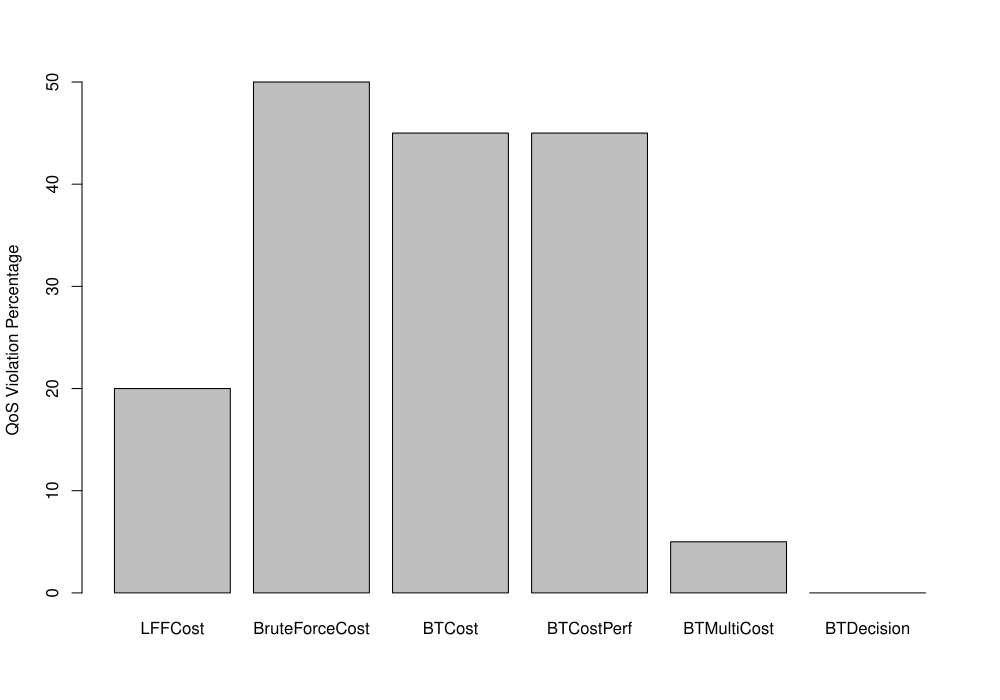

Generate this figure with R:
require(ggplot2);
require(reshape);
experimentName <- "Algorithm_Cost_Deadline";
csvData <- read.csv(paste(c(experimentName,".csv"),collapse = ''),header=F);
rownames(csvData) <- csvData [,1];
csvData[,1] <- NULL;
csvData <- csvData[-1,];
csvData <- csvData[,colSums(is.na(csvData))<nrow(csvData)];
violation <- c(
  (length(csvData[1,][csvData[1,] == -1])/ncol(csvData))*100,
  (length(csvData[2,][csvData[2,] == -1])/ncol(csvData))*100,
  (length(csvData[3,][csvData[3,] == -1])/ncol(csvData))*100,
  (length(csvData[4,][csvData[4,] == -1])/ncol(csvData))*100,
  (length(csvData[5,][csvData[5,] == -1])/ncol(csvData))*100,
  (length(csvData[6,][csvData[6,] == -1])/ncol(csvData))*100);
pdf(paste(c(experimentName,"_Violation.pdf"),collapse = ''),width=10);
barplot(violation,ylab="QoS Violation Percentage", names.arg=rownames(csvData));
dev.off();
